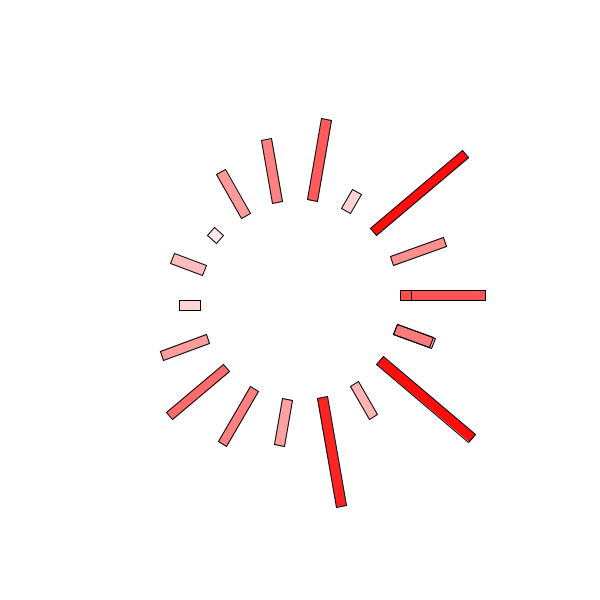
Frame 1 (no input)
Frame 60 (the mouse pressed at the canvas centre just before this capture): identical to frame 1, image omitted
Frame 120 (the mouse held since frame 60 and released just before this capture): identical to frame 1, image omitted

The Processing sketch that drew this single still picture (run headless with seeded random() and noise(); from frame 60 on, the mouse is pressed at the canvas centre):

// Processing sketch: array_y_rotacion
// ── array_y_rotacion.pde
/*
Ejemplo Push-Pop Matrix
 Francisco Zamorano, 2018
 */
int nElementos = 20;
float [] largos = new float[nElementos];
color [] colores= new color[nElementos];


void setup() {
  size(600,600);

  //llenamos de valores el array de 'largos'
  for (int i=0; i<largos.length; i++) {
    largos[i] = random(10, 127);
  }

  //llenamos de valores el array de 'colores', en base al array de 'largos'
  for (int i=0; i<largos.length; i++) {
    colores[i] = color(255,0,0,largos[i]*2);
  }

  println(colores[0]);
}

void draw() {
  background(255);

  //Ahora que ya sabemos como rotar, hagámos un poco de FOR LOOP FUN!

  //En cada vuelta del loop rotaremos un poco
  for (int i=0; i<largos.length; i++) {
    pushMatrix();
    translate(width/2, height/2); 
    rotate(radians(20*i)); //rotamos 30 grados en cada vuelta
    fill(colores[i]);
    rect(100, -10, largos[i], 10); //ponemos el rect en x=100
    popMatrix();
  }
}
